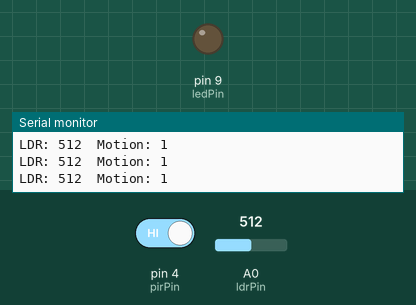
Simulated run of this sketch. Board: Arduino Uno, built with avr-gcc and run on an emulated ATmega328P. Parts: output pins drawn as LEDs (lit = HIGH), the last lines printed to the serial monitor. Inputs (shaded band) come from the test bench; at power-on: A0 (ldrPin) = 512, pin 4 (pirPin) HIGH.

Above: at 3.2 s.
3.3 s: A0 (ldrPin) set to 485
At 4.7 s:
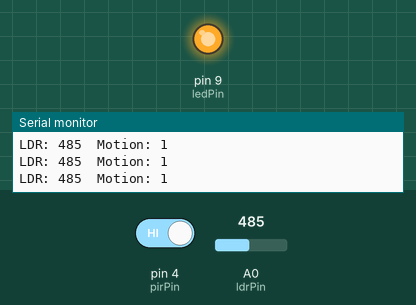
5.1 s: pin 4 (pirPin) driven LOW
Timing chart, 0 to 8.1 s (numbered marks = the images above; inputs shaded):
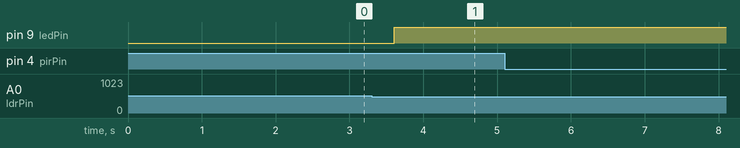

Measured:
- the behaviour switches between 500 and 499 on A0 (ldrPin) (found by bisection; images 0 and 1)
- after the input at 3.3 s, pin 9 (ledPin): LOW → HIGH after 0.30 s

The sketch:

code.ino
```cpp
#define ldrPin A0
#define pirPin 4
#define ledPin 9
int ldrValue = 0;
int motion = 0;
int threshold = 500;
enum State { IDLE, MOTION_DETECTED, LIGHT_ON };
State currentState = IDLE;
unsigned long lastMotionTime = 0;
unsigned long lightDelay = 5000;
void setup() {
  pinMode(pirPin, INPUT);
  pinMode(ledPin, OUTPUT);
  Serial.begin(9600);
  delay(2000); // PIR stabilization
}
void loop() {
  ldrValue = analogRead(ldrPin);
  motion = digitalRead(pirPin);

  switch (currentState) {
    case IDLE:
      if (ldrValue < threshold && motion == HIGH) {
        currentState = MOTION_DETECTED;
        lastMotionTime = millis();
        Serial.println("State: MOTION_DETECTED");
      }
      break;

    case MOTION_DETECTED:
      digitalWrite(ledPin, HIGH);
      if (motion == LOW) {
        currentState = LIGHT_ON;
        Serial.println("State: LIGHT_ON");
      }
      break;

    case LIGHT_ON:
      digitalWrite(ledPin, HIGH);
      if (millis() - lastMotionTime > lightDelay) {
        currentState = IDLE;
        Serial.println("State: IDLE");
      }
      break;
  }

  Serial.print("LDR: ");
  Serial.print(ldrValue);
  Serial.print("  Motion: ");
  Serial.println(motion);
  delay(200);
}
```
